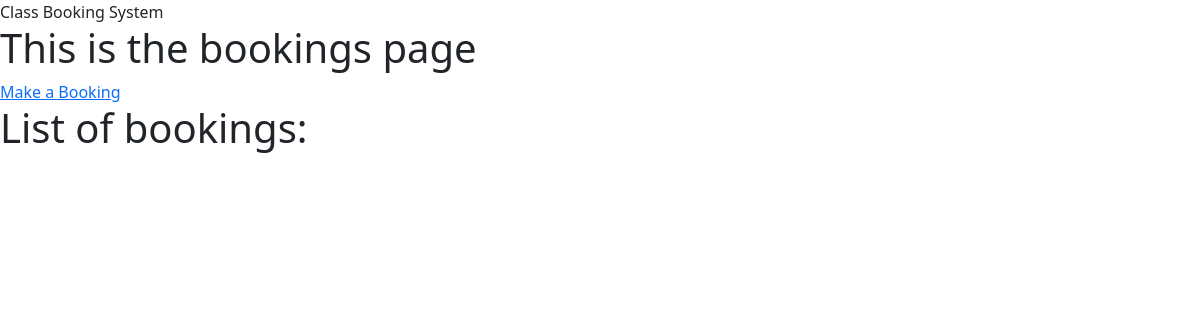
The app's page /, older data.
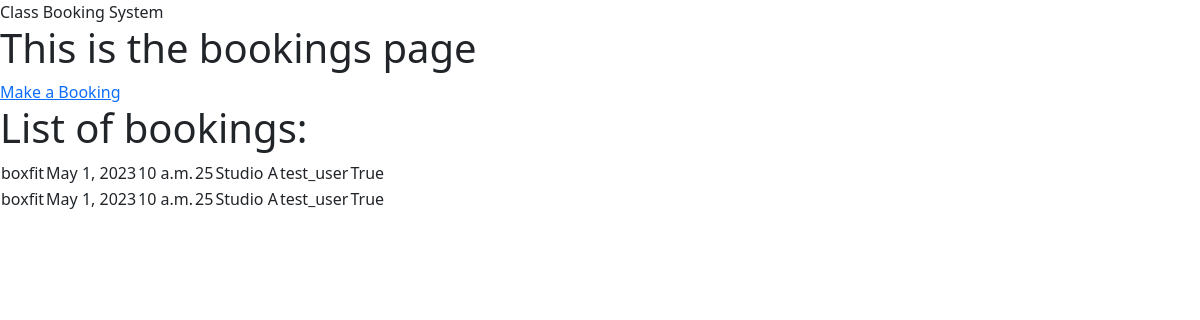
The same page, newer data.
### classbooking_app/models.py (models this page shows, shortened)
class Booking(models.Model):
    name = models.CharField(max_length=50, null=False, blank=False, default= "test_class")
    date = models.DateField(default=date.today())
    time = models.TimeField(default=datetime.now())
    spaces = models.IntegerField(default=25)
    location = models.CharField(max_length=50, default='Studio A')
    user = models.CharField(max_length=50, null=False, blank=False,default="test_user")
    running = models.BooleanField(default=True)

### classbooking_app/views.py (the view)
# urls.py: path('', get_bookings, name='get_bookings'),
def get_bookings(request):
    bookings = Booking.objects.all()
    context = {
        'bookings': bookings
    }
    return render(request, 'classbooking_app/bookings.html', context)

### classbooking_app/templates/classbooking_app/bookings.html
{% extends 'classbooking_app/base.html' %}
{% block content %}
<h1>This is the bookings page</h1>
</body>
<a href="/make_booking.html">Make a Booking</a>
<h1>List of bookings:</h1>
<table>
    {% for booking in bookings %}
    <tr>
        <td>{{ booking.name }}</td>
        <td>{{ booking.date }}</td>
        <td>{{ booking.time }}</td>
        <td>{{ booking.spaces }}</td>
        <td>{{ booking.location }}</td>
        <td>{{ booking.user }}</td>
        <td>{{ booking.running }}</td>
    </tr>
    {% endfor %}
</table>
{% endblock %}

### classbooking_app/templates/classbooking_app/base.html (shortened to what this page needs)
{% load static %}
<!DOCTYPE html>
<html lang="en">
<head>
    <link href="https://cdn.jsdelivr.net/npm/bootstrap@5.3.0-alpha1/dist/css/bootstrap.min.css" rel="stylesheet">
</head>
<body>
<header>Class Booking System</header>
{% block content %}
{% endblock %}
</body>
</html>

Row changes from the older to the newer data that the page shows:
added Booking: name "boxfit", date "May 1, 2023", time "10 a.m.", spaces "25", location "Studio A", user "test_user", running "True"
added Booking: name "boxfit", date "May 1, 2023", time "10 a.m.", spaces "25", location "Studio A", user "test_user", running "True"
